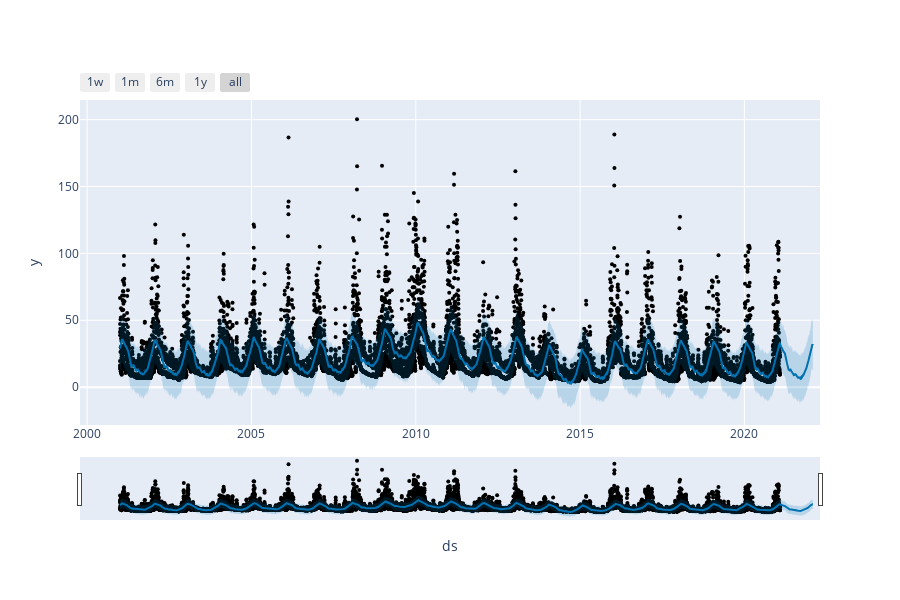

This figure's notebook cell:
### Code cell
from prophet.plot import plot_plotly, plot_components_plotly

plot_plotly(m, forecast)

### Figure 1 — Plotly figure (JSON) as saved in the notebook; plotly's stock layout.template omitted (floating-point values rounded to 4 significant figures; data arrays with more than 128 entries replaced by an {"elided": "..."} marker saying what was removed)
{"data": [{"marker": {"color": "black", "size": 4}, "mode": "markers", "name": "Actual", "type": "scatter", "x": {"elided": "14641 str values"}, "y": {"elided": "14641 float values"}}, {"hoverinfo": "skip", "line": {"width": 0}, "mode": "lines", "type": "scatter", "x": {"elided": "7701 str values"}, "y": {"elided": "7701 float values"}}, {"fill": "tonexty", "fillcolor": "rgba(0, 114, 178, 0.2)", "line": {"color": "#0072B2", "width": 2}, "mode": "lines", "name": "Predicted", "type": "scatter", "x": {"elided": "7701 str values"}, "y": {"elided": "7701 float values"}}, {"fill": "tonexty", "fillcolor": "rgba(0, 114, 178, 0.2)", "hoverinfo": "skip", "line": {"width": 0}, "mode": "lines", "type": "scatter", "x": {"elided": "7701 str values"}, "y": {"elided": "7701 float values"}}], "layout": {"height": 600, "showlegend": false, "width": 900, "xaxis": {"rangeselector": {"buttons": [{"count": 7, "label": "1w", "step": "day", "stepmode": "backward"}, {"count": 1, "label": "1m", "step": "month", "stepmode": "backward"}, {"count": 6, "label": "6m", "step": "month", "stepmode": "backward"}, {"count": 1, "label": "1y", "step": "year", "stepmode": "backward"}, {"step": "all"}]}, "rangeslider": {"visible": true}, "title": {"text": "ds"}, "type": "date"}, "yaxis": {"title": {"text": "y"}}}}
